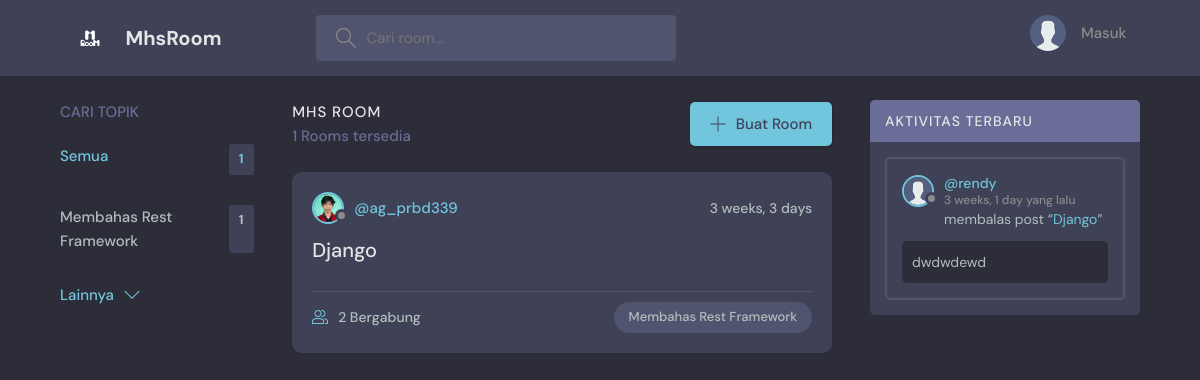
The page / on the database its author committed.
### base/models.py (models this page shows, shortened)
class Topic(models.Model):
    name = models.CharField(max_length=200)

class Room(models.Model):
    host = models.ForeignKey(User, on_delete=models.SET_NULL, null=True)
    topic = models.ForeignKey(Topic, on_delete=models.SET_NULL, null=True)
    name = models.CharField(max_length=200)
    description = models.TextField(null=True, blank=True)
    participants = models.ManyToManyField(User, related_name='participants', blank=True)
    updated = models.DateTimeField(auto_now=True)
    created = models.DateTimeField(auto_now_add=True)
    class Meta:
        ordering = ['-updated', '-created']
    def __str__(self):
        return self.name

class User(AbstractUser):
    name = models.CharField(max_length=200, null=True)
    email = models.EmailField(unique=True, null=True)
    bio = models.TextField(null=True)
    avatar = models.ImageField(null=True, default="avatar.svg")
    USERNAME_FIELD = 'email'
    REQUIRED_FIELDS = []

class Message(models.Model):
    user = models.ForeignKey(User, on_delete=models.CASCADE)
    room =  models.ForeignKey(Room, on_delete=models.CASCADE)
    body = models.TextField()
    updated = models.DateTimeField(auto_now=True)
    created = models.DateTimeField(auto_now_add=True)
    class Meta:
        ordering = ['-updated', '-created']

### base/views.py (the view)
# urls.py: path('', views.home, name="home"),
def home(request):
    q = request.GET.get('q') if request.GET.get('q') != None else ''
    rooms = Room.objects.filter (
        Q(topic__name__icontains=q) |
        Q(name__icontains=q) |
        Q(description__icontains=q)
    )
    topics = Topic.objects.all()[0:5]
    room_count = rooms.count()
    room_messages = Message.objects.filter(Q(room__topic__name__icontains=q))
    context = {'rooms': rooms, 'topics': topics,
               'room_count': room_count, 'room_messages':room_messages}
    return render(request, 'base/home.html', context )

### base/templates/base/home.html (shortened to what this page needs)
{% extends 'main.html' %} {% block content %}
<main class="layout layout--3">
    <div class="container">
        {% include 'base/topics_component.html' %}
        <div class="roomList">
            <div class="roomList__header">
                <div>
                    <h2>Mhs Room</h2>
                    <p>{{ rooms.count }} Rooms tersedia</p>
                </div>
                <a class="btn btn--main" href="{% url 'create-room' %}">
                    <svg version="1.1" xmlns="http://www.w3.org/2000/svg" width="32" height="32" viewBox="0 0 32 32">
                        <title>add</title>
                        <path d="M16.943 0.943h-1.885v14.115h-14.115v1.885h14.115v14.115h1.885v-14.115h14.115v-1.885h-14.115v-14.115z"></path>
                    </svg>
                    Buat Room
                </a>
            </div>
            {% include 'base/feed_component.html' %}
        </div>
        {% include 'base/activity_component.html' %}
    </div>
</main>
{% endblock %}

### base/templates/base/topics_component.html
<div class="topics">
  <div class="topics__header">
    <h2>Cari Topik</h2>
  </div>
  <ul class="topics__list">
    <li>
      <a href="{% url 'home' %}" class="active">Semua <span>{{ topics.count }}</span></a>
    </li>
    {% for topic in topics %}
    <li>
      <a href="{% url 'home' %}?q={{ topic.name }}">{{ topic.name }}<span>{{ topic.room_set.all.count }}</span></a>
    </li>
    {% endfor %}
  </ul>
  <a class="btn btn--link" href="{% url 'topics' %}">
    Lainnya
    <svg version="1.1" xmlns="http://www.w3.org/2000/svg" width="32" height="32" viewBox="0 0 32 32">
      <title>chevron-down</title>
      <path d="M16 21l-13-13h-3l16 16 16-16h-3l-13 13z"></path>
    </svg>
  </a>
</div>

### base/templates/base/feed_component.html (shortened to what this page needs)
{% for room in rooms %}
<div class="roomListRoom">
  <div class="roomListRoom__header">
    <a href="{% url 'user-profile' room.host.id %}" class="roomListRoom__author">
      <div class="avatar avatar--small">
        <img src="{{ room.host.avatar.url }}" />
      </div>
      <span>@{{ room.host.username }}</span>
    </a>
    <div class="roomListRoom__actions">
      <span>{{ room.created|timesince }}</span>
    </div>
  </div>
  <div class="roomListRoom__content">
    <a href="{% url 'room' room.id%}">{{ room.name }}</a>
  </div>
  <div class="roomListRoom__meta">
    <a href="{% url 'room' room.id %}" class="roomListRoom__joined">
      {{ room.participants.all.count }} Bergabung
    </a>
    <p class="roomListRoom__topic">{{ room.topic.name }}</p>
  </div>
</div>
{% endfor %}

### base/templates/base/activity_component.html (shortened to what this page needs)
<div class="activities">
  <div class="activities__header">
    <h2>Aktivitas Terbaru</h2>
  </div>
  {% for message in room_messages %}
  <div class="activities__box">
    <div class="activities__boxHeader roomListRoom__header">
      <a href="{% url 'user-profile' message.user.id %}" class="roomListRoom__author">
        <div class="avatar avatar--small">
          <img src="{{ message.user.avatar.url }}" />
        </div>
        <p>
          @{{ message.user.username }}
          <span>{{ message.created|timesince }} yang lalu</span>
        </p>
      </a>
    </div>
    <div class="activities__boxContent">
      <p>membalas post “<a href="{% url 'room' message.room.id %}">{{ message.room }}</a>”</p>
      <div class="activities__boxRoomContent">{{ message.body }}</div>
    </div>
  </div>
  {% endfor %}
</div>

### rows shown on the page
Topic: name "Membahas Rest Framework", room_set.all.count "1"
Room: host.avatar (picture), host.username "ag_prbd339", created "3 weeks, 3 days", name "Django", participants.all.count "2", topic.name "Membahas Rest Framework"
Message: user.avatar (placeholder picture), user.username "rendy", created "3 weeks, 1 day", room "Django", body "dwdwdewd"

### other values the page prints
{{ topics.count }} "1"
{{ rooms.count }} "1"
